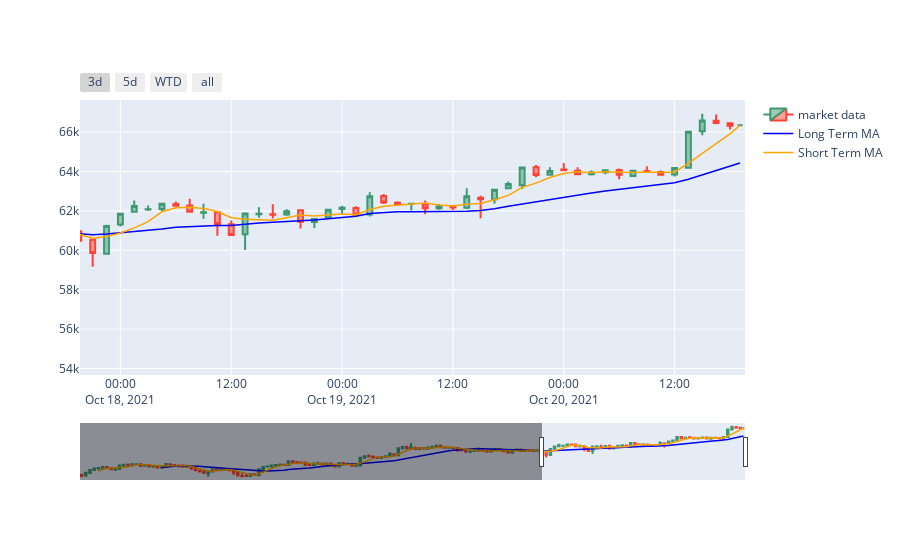

The notebook cell this image was saved under:
### Code cell
#Show
fig.show()

### Figure 1 — Plotly figure (JSON) as saved in the notebook; plotly's stock layout.template omitted (floating-point values rounded to 4 significant figures; data arrays with more than 128 entries replaced by an {"elided": "..."} marker saying what was removed)
{"data": [{"close": {"elided": "158 float values"}, "high": {"elided": "158 float values"}, "low": {"elided": "158 float values"}, "name": "market data", "open": {"elided": "158 float values"}, "type": "candlestick", "x": {"elided": "158 str values"}}, {"line": {"color": "blue", "width": 1.5}, "name": "Long Term MA", "type": "scatter", "x": {"elided": "158 str values"}, "y": {"elided": "158 float values"}}, {"line": {"color": "orange", "width": 1.5}, "name": "Short Term MA", "type": "scatter", "x": {"elided": "158 str values"}, "y": {"elided": "158 float values"}}], "layout": {"autosize": true, "xaxis": {"autorange": false, "range": ["2021-10-17 19:37:33", "2021-10-20 19:37:33"], "rangeselector": {"buttons": [{"count": 3, "label": "3d", "step": "day", "stepmode": "backward"}, {"count": 5, "label": "5d", "step": "day", "stepmode": "backward"}, {"count": 7, "label": "WTD", "step": "day", "stepmode": "todate"}, {"step": "all"}]}, "rangeslider": {"autorange": true, "range": ["2021-10-10 23:27:29", "2021-10-20 19:37:33"], "visible": true, "yaxis": {"_template": null, "rangemode": "match"}}, "type": "date"}, "yaxis": {"autorange": true, "range": [53670.0, 67630.0], "type": "linear"}}}
